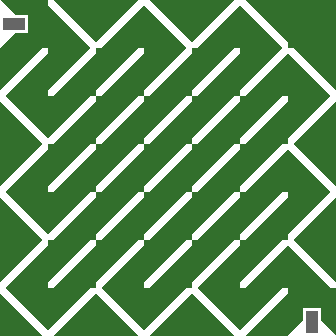

Tiled map render using the project's own tile images. Description and the whole map definition, tile-layer contents included, below:
An orthogonal 7x7 tile map with 48x48 px tiles, 2 tile layers (Colors, Tiles).

<map version="1.0" orientation="orthogonal" renderorder="right-down" width="7" height="7" tilewidth="48" tileheight="48">
 <tileset firstgid="1" source="tiles.tsx" />
 <layer name="Colors" width="7" height="7">
  <data encoding="csv">
41,41,41,41,41,41,41,
41,41,41,41,41,41,41,
41,41,41,41,41,41,41,
41,41,41,41,41,41,41,
41,41,41,41,41,41,41,
41,41,41,41,41,41,41,
41,41,41,41,41,41,41
</data>
 </layer>
 <layer name="Tiles" width="7" height="7">
  <data encoding="csv">
6,3,2,3,2,3,1,
2,2,2,2,2,2,3,
3,2,2,2,2,2,2,
2,2,2,2,2,2,3,
3,2,2,2,2,2,2,
2,2,2,2,2,2,3,
3,2,3,2,3,2,5
</data>
 </layer>
</map>
